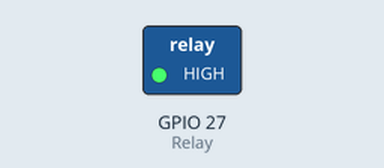
Simulated run of this sketch. Board: ESP32. On the bench: switched loads named in the sketch (green lamp = pin HIGH). Dashed ring = blinking.

Above: at 0.2 s.
Timing chart, 0 to 3.0 s (numbered marks = the images above):
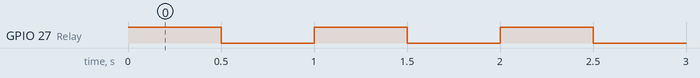

The sketch:

RelayControll.ino
```cpp
int Relay = 27;                 // Digital pin D5

void setup() {
  Serial.begin(9600);
  pinMode(Relay, OUTPUT);       // declare Relay as output
}

void loop() {
  digitalWrite (Relay, HIGH);
  delay(500);
  digitalWrite (Relay, LOW);
  delay(500);
}
```

Measured:
- by itself, GPIO 27 (Relay): alternates HIGH for 0.50 s and LOW for 0.50 s
